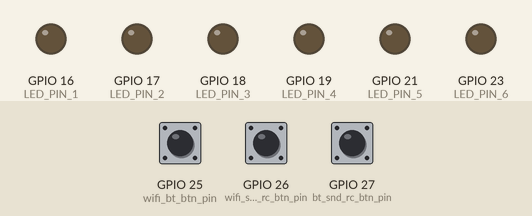
The sketch below on a simulated ESP32. On the bench: output pins drawn as LEDs (lit = HIGH). The inputs (shaded band) are chosen by the test bench; at power-on: GPIO 25 (wifi_bt_btn_pin) LOW, GPIO 27 (bt_snd_rc_btn_pin) LOW, GPIO 26 (wifi_snd_rc_btn_pin) LOW. WiFi joins after 1.5 s; servers stay silent unless stated; nothing arrives over Bluetooth unless stated; what the sketch prints to the serial monitor is not drawn.

Above: at 3.8 s.
3.9 s: GPIO 25 (wifi_bt_btn_pin) pulled HIGH for 0.15 s
At 4.4 s:
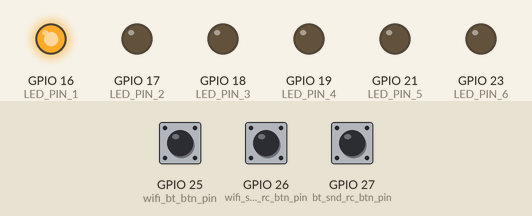
5.5 s: GPIO 27 (bt_snd_rc_btn_pin) pulled HIGH for 3.2 s
At 9.6 s:
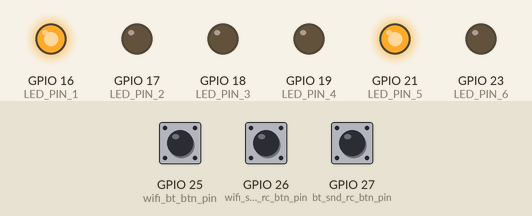
10.2 s: GPIO 27 (bt_snd_rc_btn_pin) pulled HIGH for 0.15 s
At 11.5 s:
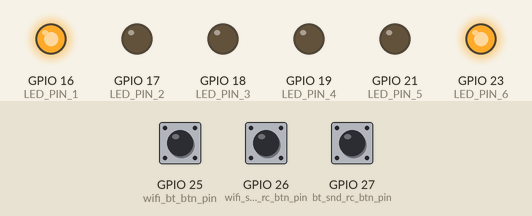
11.8 s: GPIO 25 (wifi_bt_btn_pin) pulled HIGH for 1 s
At 13.9 s:
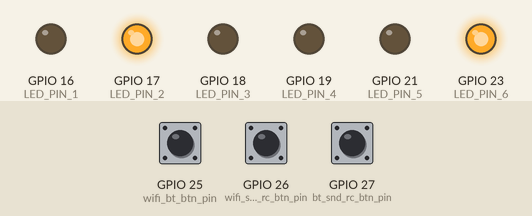
15.8 s: GPIO 26 (wifi_snd_rc_btn_pin) pulled HIGH for 0.15 s
At 16.9 s:
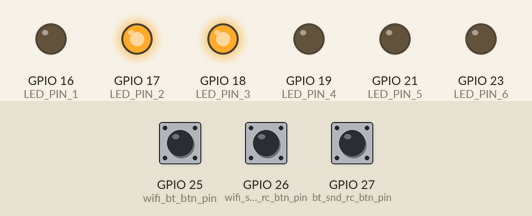
17.4 s: GPIO 26 (wifi_snd_rc_btn_pin) pulled HIGH for 1 s
At 19.4 s:
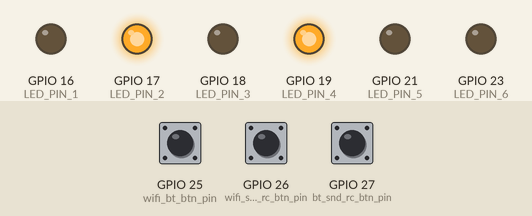
Timing chart, 0 to 20.9 s (numbered marks = the images above; inputs shaded):
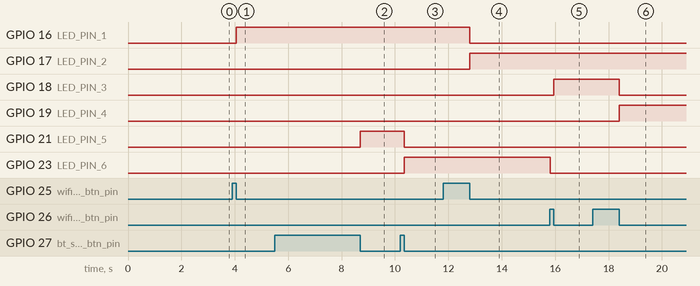

The sketch:

button_control_wifi_bt.ino
```cpp
//button control wifi and bluetooth communication using header files wifi.h and bt.h.
//used 3 buttons to switch between wifi/bluetooth,sending/receiving.
#include "bt.h"
#include "wifi.h"


void bt_comm();
void wifi();
void setup() {
  Serial.begin(115200);
  wifi_bt_btn.attach( wifi_bt_btn_pin, INPUT );
  wifi_bt_btn.interval(5);
  wifi_bt_btn.setPressedState(LOW);

  wifi_snd_rc_btn.attach( wifi_snd_rc_btn_pin, INPUT );
  wifi_snd_rc_btn.interval(5);
  wifi_snd_rc_btn.setPressedState(LOW);

  bt_snd_rc_btn.attach( bt_snd_rc_btn_pin, INPUT );
  bt_snd_rc_btn.interval(5);
  bt_snd_rc_btn.setPressedState(LOW);

  pinMode(LED_PIN_1, OUTPUT);
  pinMode(LED_PIN_2, OUTPUT);
  pinMode(LED_PIN_3, OUTPUT);
  pinMode(LED_PIN_4, OUTPUT);
  pinMode(LED_PIN_5, OUTPUT);
  pinMode(LED_PIN_6, OUTPUT);


}
void loop() {
  wifi_bt_btn.update();
  wifi_snd_rc_btn.update();
  bt_snd_rc_btn.update();
  if ( wifi_bt_btn.pressed() )   {led_1_state = !led_1_state; led_2_state = !led_1_state;  }
  if ( wifi_snd_rc_btn.pressed()){
    led_3_state = !led_3_state;
     bt_print_flag=true;
     bt_print1_flag= true;
    led_4_state = !led_3_state; }
  if ( bt_snd_rc_btn.pressed() ) {led_5_state = !led_5_state;
        wf_print_flag=true;
        wf_print1_flag= true;
     led_6_state = !led_5_state;  }

  digitalWrite(LED_PIN_1,led_1_state);
  digitalWrite(LED_PIN_2,led_2_state);

  if(led_1_state == HIGH){

   bluetooth_connection(false);
   if(!wifi_com_flag){
    Wifi_connection(true);
   }else{

  digitalWrite(LED_PIN_5,led_5_state);
  digitalWrite(LED_PIN_6,led_6_state);
  digitalWrite(LED_PIN_3,LOW);
  digitalWrite(LED_PIN_4,LOW);
  wifi();
   }
  }
  else {
  Wifi_connection(false);
    if(!bt_com_flag){
      bluetooth_connection(true);
      }else{
  digitalWrite(LED_PIN_5,LOW);
  digitalWrite(LED_PIN_6,LOW);
  digitalWrite(LED_PIN_3,led_3_state);
  digitalWrite(LED_PIN_4,led_4_state);
 bt_comm();
 }
}
}
```

bt.h
```cpp
#define wifi_bt_btn_pin     25
#define wifi_snd_rc_btn_pin 26
#define bt_snd_rc_btn_pin   27
#define LED_PIN_1 16
#define LED_PIN_2 17
#define LED_PIN_3 18
#define LED_PIN_4 19
#define LED_PIN_5 21
#define LED_PIN_6 23
#include "BluetoothSerial.h"
#include <Bounce2.h>

//#include "wifi.h"

Bounce2::Button wifi_bt_btn     = Bounce2::Button();
Bounce2::Button wifi_snd_rc_btn = Bounce2::Button();
Bounce2::Button bt_snd_rc_btn   = Bounce2::Button();
int led_1_state = LOW;
int led_2_state ;
int led_3_state = LOW;
int led_4_state ;

int received;
char receivedChar;
char sendChar;
boolean bt_com_flag = false;
boolean bt_print_flag;
boolean bt_print1_flag;
void bluetooth_connection(boolean flag);
BluetoothSerial SerialBT;
void bluetooth_connection(boolean flag){
  if(flag){
    SerialBT.begin("Haider55");
  Serial.println("The device started, now you can pair it with bluetooth!");
      bt_com_flag=true;
      delay(3000);
  }
  else {
  SerialBT.flush();
  SerialBT.disconnect();
  SerialBT.end();
  bt_com_flag=false;
  }
}
 void bt_comm(){
    if(led_3_state == HIGH){
       if(bt_print_flag){
       Serial.println("bluetooth receiving");
       bt_print_flag=!bt_print_flag;
      }
 receivedChar =(char)SerialBT.read();
  if (SerialBT.available()) {
    SerialBT.println(receivedChar);
    Serial.println(receivedChar);
    delay(1000);
  }
    }
        else{
     if(bt_print1_flag){
   Serial.println("bluetooth sending");
   bt_print1_flag=!bt_print1_flag;
}
     sendChar =(char)Serial.read();
   if (Serial.available()) {
    Serial.println(sendChar);
     SerialBT.println(sendChar);
  }
  }
  }
```

wifi.h
```cpp
//button control wifi bluetooth communication
//header files wifi.h and bt.h are used.
//3 buttons are used, one button to switch between wifi and bluetooth
//other two buttons are used to switch between wifi sending/receiving and bluetooth sending and receiving each.

#include <WiFi.h>
#include <WiFiUdp.h>

int led_5_state = LOW;
int led_6_state ;
boolean wf_print_flag;
boolean wf_print1_flag;
boolean wifi_com_flag = false;
const char * networkName = "Luqman IT";
const char * networkPswd = "222333444";
const char * udpAddress = "192.168.100.3";
unsigned int localPort_ = 3333;
const int udpPort = 3333;
WiFiUDP udp;
char packetBuffer[255];
void connectToWiFi(const char * ssid, const char * pwd);
void Wifi_connection(boolean flag);

void Wifi_connection(boolean flag){
  if(flag){
    connectToWiFi(networkName, networkPswd);
    wifi_com_flag=true;
    delay(3000);
  }
  else {

  WiFi.disconnect(true,true);
    wifi_com_flag=false;
  }
}

void connectToWiFi(const char * ssid, const char * pwd){
  WiFi.begin(ssid, pwd);
  while (WiFi.status() != WL_CONNECTED) {delay(500);Serial.print(".");}
  Serial.print("\nConnected to ");  Serial.println(ssid);  Serial.print("IP address: ");  Serial.println(WiFi.localIP());
  udp.begin(localPort_);
}

void wifi(){
  if(led_5_state == HIGH){
    if(wf_print_flag){
Serial.println("Wifi Recieving");
wf_print_flag=!wf_print_flag;
}
      if(udp.parsePacket() ){
    udp.read(packetBuffer, 255);
    Serial.println("\nReceived message is:");
    Serial.println(packetBuffer);
    delay(1000);
    }
    }
  else{
    if(wf_print1_flag){
     Serial.println("Wifi Sending");
     wf_print1_flag=!wf_print1_flag;}
     udp.beginPacket(udpAddress,udpPort);
     udp.printf("Seconds since boot: %lu", millis()/1000);
     udp.endPacket();
    }
}
```

Measured:
- after the input at 3.9 s, GPIO 16 (LED_PIN_1): LOW → HIGH after 0.16 s
- after the input at 5.5 s, GPIO 21 (LED_PIN_5): LOW → HIGH after 3.2 s
- after the input at 10.2 s, GPIO 21 (LED_PIN_5): HIGH → LOW after 0.16 s; GPIO 23 (LED_PIN_6): LOW → HIGH after 0.16 s
- after the input at 11.8 s, GPIO 16 (LED_PIN_1): HIGH → LOW after 1.0 s; GPIO 17 (LED_PIN_2): LOW → HIGH after 1.0 s
- after the input at 15.8 s, GPIO 18 (LED_PIN_3): LOW → HIGH after 0.16 s
- after the input at 17.4 s, GPIO 18 (LED_PIN_3): HIGH → LOW after 1.0 s; GPIO 19 (LED_PIN_4): LOW → HIGH after 1.0 s
